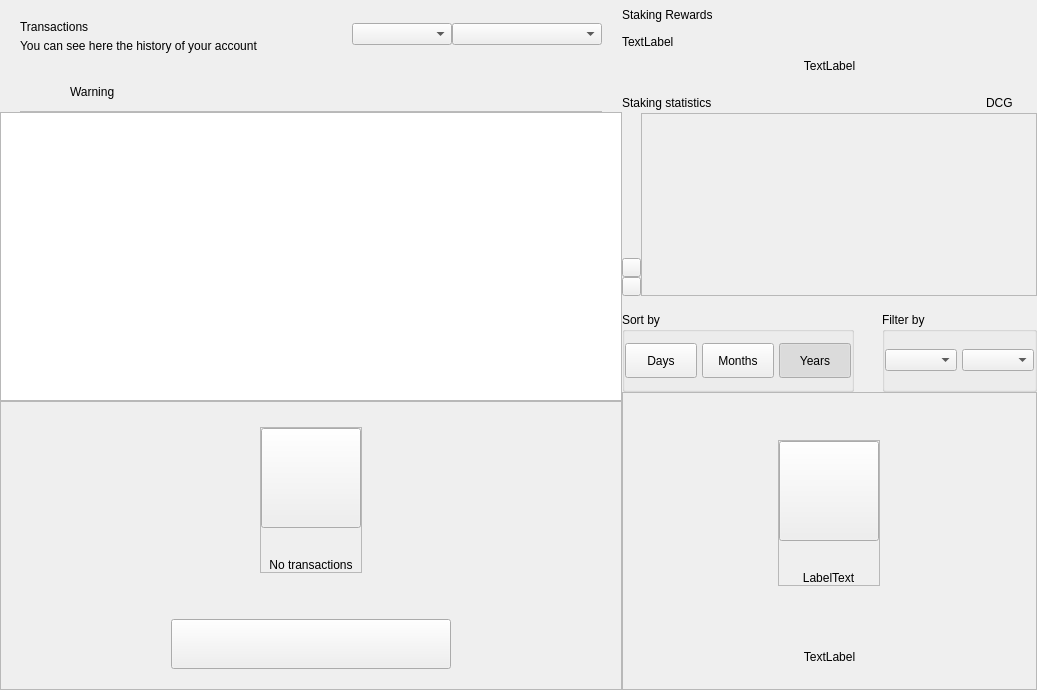
<?xml version="1.0" encoding="UTF-8"?>
<ui version="4.0">
 <class>DashboardWidget</class>
 <widget class="QWidget" name="DashboardWidget">
  <property name="geometry">
   <rect>
    <x>0</x>
    <y>0</y>
    <width>1037</width>
    <height>690</height>
   </rect>
  </property>
  <property name="windowTitle">
   <string>Form</string>
  </property>
  <layout class="QHBoxLayout" name="horizontalLayout_2" stretch="3,2">
   <property name="spacing">
    <number>0</number>
   </property>
   <property name="leftMargin">
    <number>0</number>
   </property>
   <property name="topMargin">
    <number>0</number>
   </property>
   <property name="rightMargin">
    <number>0</number>
   </property>
   <property name="bottomMargin">
    <number>0</number>
   </property>
   <item>
    <widget class="QWidget" name="left" native="true">
     <layout class="QVBoxLayout" name="left_2">
      <property name="spacing">
       <number>0</number>
      </property>
      <property name="leftMargin">
       <number>0</number>
      </property>
      <property name="topMargin">
       <number>0</number>
      </property>
      <property name="rightMargin">
       <number>0</number>
      </property>
      <property name="bottomMargin">
       <number>0</number>
      </property>
      <item>
       <layout class="QVBoxLayout" name="verticalLayout22">
        <property name="spacing">
         <number>0</number>
        </property>
        <property name="leftMargin">
         <number>20</number>
        </property>
        <property name="topMargin">
         <number>15</number>
        </property>
        <property name="rightMargin">
         <number>20</number>
        </property>
        <item>
         <widget class="QFrame" name="left_top_container">
          <layout class="QHBoxLayout" name="horizontalLayout">
           <property name="spacing">
            <number>0</number>
           </property>
           <property name="leftMargin">
            <number>0</number>
           </property>
           <property name="topMargin">
            <number>0</number>
           </property>
           <property name="rightMargin">
            <number>0</number>
           </property>
           <property name="bottomMargin">
            <number>0</number>
           </property>
           <item>
            <layout class="QVBoxLayout" name="verticalLayout_5">
             <property name="spacing">
              <number>5</number>
             </property>
             <property name="topMargin">
              <number>5</number>
             </property>
             <item>
              <widget class="QLabel" name="labelTitle">
               <property name="text">
                <string>Transactions</string>
               </property>
              </widget>
             </item>
             <item>
              <widget class="QLabel" name="labelSubtitle">
               <property name="text">
                <string>You can see here the history of your account</string>
               </property>
               <property name="alignment">
                <set>Qt::AlignLeading|Qt::AlignLeft|Qt::AlignVCenter</set>
               </property>
              </widget>
             </item>
            </layout>
           </item>
           <item>
            <spacer name="horizontalSpacer">
             <property name="orientation">
              <enum>Qt::Horizontal</enum>
             </property>
             <property name="sizeHint" stdset="0">
              <size>
               <width>40</width>
               <height>20</height>
              </size>
             </property>
            </spacer>
           </item>
           <item>
            <widget class="QComboBox" name="comboBoxSortType">
             <property name="minimumSize">
              <size>
               <width>100</width>
               <height>0</height>
              </size>
             </property>
            </widget>
           </item>
           <item>
            <widget class="QComboBox" name="comboBoxSort">
             <property name="minimumSize">
              <size>
               <width>150</width>
               <height>0</height>
              </size>
             </property>
            </widget>
           </item>
          </layout>
         </widget>
        </item>
       </layout>
      </item>
      <item>
       <spacer name="verticalSpacer">
        <property name="orientation">
         <enum>Qt::Vertical</enum>
        </property>
        <property name="sizeType">
         <enum>QSizePolicy::Fixed</enum>
        </property>
        <property name="sizeHint" stdset="0">
         <size>
          <width>20</width>
          <height>20</height>
         </size>
        </property>
       </spacer>
      </item>
      <item>
       <widget class="QWidget" name="layoutWarning" native="true">
        <layout class="QVBoxLayout" name="verticalLayout_3">
         <property name="spacing">
          <number>0</number>
         </property>
         <property name="leftMargin">
          <number>0</number>
         </property>
         <property name="topMargin">
          <number>0</number>
         </property>
         <property name="rightMargin">
          <number>0</number>
         </property>
         <property name="bottomMargin">
          <number>0</number>
         </property>
         <item>
          <widget class="QWidget" name="containerWarning" native="true">
           <layout class="QVBoxLayout" name="verticalLayout_21">
            <property name="spacing">
             <number>9</number>
            </property>
            <property name="leftMargin">
             <number>20</number>
            </property>
            <property name="topMargin">
             <number>9</number>
            </property>
            <property name="rightMargin">
             <number>20</number>
            </property>
            <property name="bottomMargin">
             <number>0</number>
            </property>
            <item>
             <widget class="QFrame" name="frameWarning">
              <property name="styleSheet">
               <string notr="true">border:none;</string>
              </property>
              <property name="frameShape">
               <enum>QFrame::StyledPanel</enum>
              </property>
              <property name="frameShadow">
               <enum>QFrame::Raised</enum>
              </property>
              <layout class="QHBoxLayout" name="horizontalLayout11" stretch="0,0,2">
               <property name="leftMargin">
                <number>0</number>
               </property>
               <property name="topMargin">
                <number>0</number>
               </property>
               <property name="rightMargin">
                <number>0</number>
               </property>
               <property name="bottomMargin">
                <number>0</number>
               </property>
               <item alignment="Qt::AlignVCenter">
                <widget class="QPushButton" name="imgWarning">
                 <property name="styleSheet">
                  <string notr="true">border:none;</string>
                 </property>
                 <property name="text">
                  <string/>
                 </property>
                 <property name="iconSize">
                  <size>
                   <width>24</width>
                   <height>24</height>
                  </size>
                 </property>
                </widget>
               </item>
               <item>
                <spacer name="horizontalSpacer_3">
                 <property name="orientation">
                  <enum>Qt::Horizontal</enum>
                 </property>
                 <property name="sizeType">
                  <enum>QSizePolicy::Fixed</enum>
                 </property>
                 <property name="sizeHint" stdset="0">
                  <size>
                   <width>12</width>
                   <height>20</height>
                  </size>
                 </property>
                </spacer>
               </item>
               <item alignment="Qt::AlignVCenter">
                <widget class="QLabel" name="lblWarning">
                 <property name="styleSheet">
                  <string notr="true"/>
                 </property>
                 <property name="text">
                  <string>Warning</string>
                 </property>
                 <property name="alignment">
                  <set>Qt::AlignBottom|Qt::AlignLeading|Qt::AlignLeft</set>
                 </property>
                </widget>
               </item>
              </layout>
             </widget>
            </item>
            <item>
             <widget class="QLabel" name="lblDivisory">
              <property name="minimumSize">
               <size>
                <width>0</width>
                <height>1</height>
               </size>
              </property>
              <property name="maximumSize">
               <size>
                <width>16777215</width>
                <height>1</height>
               </size>
              </property>
              <property name="styleSheet">
               <string notr="true">background-color:#bababa;</string>
              </property>
              <property name="text">
               <string/>
              </property>
              <property name="alignment">
               <set>Qt::AlignBottom|Qt::AlignLeading|Qt::AlignLeft</set>
              </property>
             </widget>
            </item>
           </layout>
          </widget>
         </item>
        </layout>
       </widget>
      </item>
      <item>
       <widget class="QListView" name="listTransactions">
        <property name="mouseTracking">
         <bool>true</bool>
        </property>
        <property name="selectionBehavior">
         <enum>QAbstractItemView::SelectItems</enum>
        </property>
        <property name="verticalScrollMode">
         <enum>QAbstractItemView::ScrollPerItem</enum>
        </property>
       </widget>
      </item>
      <item>
       <widget class="QFrame" name="emptyContainer">
        <property name="minimumSize">
         <size>
          <width>0</width>
          <height>100</height>
         </size>
        </property>
        <property name="frameShape">
         <enum>QFrame::StyledPanel</enum>
        </property>
        <property name="frameShadow">
         <enum>QFrame::Raised</enum>
        </property>
        <layout class="QVBoxLayout" name="verticalLayout_7" stretch="1,8,0,0">
         <property name="spacing">
          <number>0</number>
         </property>
         <property name="leftMargin">
          <number>0</number>
         </property>
         <property name="topMargin">
          <number>0</number>
         </property>
         <property name="rightMargin">
          <number>0</number>
         </property>
         <property name="bottomMargin">
          <number>20</number>
         </property>
         <item>
          <spacer name="verticalSpacer12">
           <property name="orientation">
            <enum>Qt::Vertical</enum>
           </property>
           <property name="sizeHint" stdset="0">
            <size>
             <width>20</width>
             <height>20</height>
            </size>
           </property>
          </spacer>
         </item>
         <item alignment="Qt::AlignHCenter|Qt::AlignVCenter">
          <widget class="QFrame" name="emptyScreen">
           <property name="sizePolicy">
            <sizepolicy hsizetype="Expanding" vsizetype="Expanding">
             <horstretch>0</horstretch>
             <verstretch>0</verstretch>
            </sizepolicy>
           </property>
           <property name="frameShape">
            <enum>QFrame::StyledPanel</enum>
           </property>
           <property name="frameShadow">
            <enum>QFrame::Raised</enum>
           </property>
           <layout class="QVBoxLayout" name="verticalLayout12">
            <property name="spacing">
             <number>30</number>
            </property>
            <property name="leftMargin">
             <number>0</number>
            </property>
            <property name="topMargin">
             <number>0</number>
            </property>
            <property name="rightMargin">
             <number>0</number>
            </property>
            <property name="bottomMargin">
             <number>0</number>
            </property>
            <item alignment="Qt::AlignHCenter|Qt::AlignVCenter">
             <widget class="QPushButton" name="pushImgEmpty">
              <property name="minimumSize">
               <size>
                <width>100</width>
                <height>100</height>
               </size>
              </property>
              <property name="maximumSize">
               <size>
                <width>100</width>
                <height>100</height>
               </size>
              </property>
              <property name="focusPolicy">
               <enum>Qt::NoFocus</enum>
              </property>
              <property name="text">
               <string/>
              </property>
              <property name="iconSize">
               <size>
                <width>100</width>
                <height>100</height>
               </size>
              </property>
             </widget>
            </item>
            <item alignment="Qt::AlignHCenter|Qt::AlignVCenter">
             <widget class="QLabel" name="labelEmpty">
              <property name="styleSheet">
               <string notr="true"/>
              </property>
              <property name="text">
               <string>No transactions</string>
              </property>
              <property name="alignment">
               <set>Qt::AlignCenter</set>
              </property>
             </widget>
            </item>
           </layout>
          </widget>
         </item>
         <item>
          <spacer name="verticalSpacer_21">
           <property name="orientation">
            <enum>Qt::Vertical</enum>
           </property>
           <property name="sizeHint" stdset="0">
            <size>
             <width>20</width>
             <height>40</height>
            </size>
           </property>
          </spacer>
         </item>
         <item alignment="Qt::AlignHCenter">
          <widget class="QPushButton" name="btnHowTo">
           <property name="minimumSize">
            <size>
             <width>280</width>
             <height>50</height>
            </size>
           </property>
           <property name="focusPolicy">
            <enum>Qt::NoFocus</enum>
           </property>
           <property name="text">
            <string/>
           </property>
          </widget>
         </item>
        </layout>
       </widget>
      </item>
     </layout>
    </widget>
   </item>
   <item>
    <widget class="QWidget" name="right" native="true">
     <property name="minimumSize">
      <size>
       <width>200</width>
       <height>0</height>
      </size>
     </property>
     <layout class="QVBoxLayout" name="verticalLayout_31">
      <property name="spacing">
       <number>0</number>
      </property>
      <property name="leftMargin">
       <number>0</number>
      </property>
      <property name="topMargin">
       <number>0</number>
      </property>
      <property name="rightMargin">
       <number>0</number>
      </property>
      <property name="bottomMargin">
       <number>0</number>
      </property>
      <item>
       <layout class="QVBoxLayout" name="verticalLayout_2" stretch="0,0,0,0,0,0,0">
        <property name="spacing">
         <number>0</number>
        </property>
        <item>
         <layout class="QHBoxLayout" name="horizontalLayout_3">
          <property name="spacing">
           <number>0</number>
          </property>
          <item>
           <layout class="QVBoxLayout" name="verticalLayout_6">
            <property name="spacing">
             <number>5</number>
            </property>
            <item>
             <widget class="QLabel" name="labelTitle2">
              <property name="minimumSize">
               <size>
                <width>0</width>
                <height>30</height>
               </size>
              </property>
              <property name="text">
               <string>Staking Rewards</string>
              </property>
             </widget>
            </item>
            <item>
             <widget class="QLabel" name="labelMessage">
              <property name="text">
               <string>TextLabel</string>
              </property>
             </widget>
            </item>
           </layout>
          </item>
          <item>
           <spacer name="horizontalSpacer_2">
            <property name="orientation">
             <enum>Qt::Horizontal</enum>
            </property>
            <property name="sizeType">
             <enum>QSizePolicy::MinimumExpanding</enum>
            </property>
            <property name="sizeHint" stdset="0">
             <size>
              <width>20</width>
              <height>20</height>
             </size>
            </property>
           </spacer>
          </item>
         </layout>
        </item>
        <item>
         <spacer name="verticalSpacer_4">
          <property name="orientation">
           <enum>Qt::Vertical</enum>
          </property>
          <property name="sizeType">
           <enum>QSizePolicy::Fixed</enum>
          </property>
          <property name="sizeHint" stdset="0">
           <size>
            <width>20</width>
            <height>10</height>
           </size>
          </property>
         </spacer>
        </item>
        <item>
         <layout class="QHBoxLayout" name="horizontalLayout_5" stretch="0">
          <property name="spacing">
           <number>0</number>
          </property>
          <item>
           <widget class="QLabel" name="labelAmountPiv">
            <property name="text">
             <string>TextLabel</string>
            </property>
            <property name="alignment">
             <set>Qt::AlignCenter</set>
            </property>
           </widget>
          </item>
         </layout>
        </item>
        <item>
         <spacer name="verticalSpacer_6">
          <property name="orientation">
           <enum>Qt::Vertical</enum>
          </property>
          <property name="sizeType">
           <enum>QSizePolicy::Fixed</enum>
          </property>
          <property name="sizeHint" stdset="0">
           <size>
            <width>20</width>
            <height>20</height>
           </size>
          </property>
         </spacer>
        </item>
        <item>
         <widget class="QWidget" name="layoutChart" native="true">
          <layout class="QVBoxLayout" name="verticalLayout_8" stretch="3,0">
           <property name="spacing">
            <number>16</number>
           </property>
           <property name="leftMargin">
            <number>0</number>
           </property>
           <property name="topMargin">
            <number>0</number>
           </property>
           <property name="rightMargin">
            <number>0</number>
           </property>
           <property name="bottomMargin">
            <number>0</number>
           </property>
           <item>
            <widget class="QWidget" name="verticalWidgetChart" native="true">
             <property name="minimumSize">
              <size>
               <width>0</width>
               <height>190</height>
              </size>
             </property>
             <property name="maximumSize">
              <size>
               <width>16777215</width>
               <height>16777215</height>
              </size>
             </property>
             <layout class="QVBoxLayout" name="verticalLayout_4" stretch="1,5">
              <property name="spacing">
               <number>0</number>
              </property>
              <property name="leftMargin">
               <number>0</number>
              </property>
              <property name="topMargin">
               <number>0</number>
              </property>
              <property name="rightMargin">
               <number>0</number>
              </property>
              <property name="bottomMargin">
               <number>0</number>
              </property>
              <item>
               <layout class="QHBoxLayout" name="horizontalLayout_4">
                <item>
                 <widget class="QLabel" name="labelChart">
                  <property name="text">
                   <string>Staking statistics</string>
                  </property>
                 </widget>
                </item>
                <item>
                 <spacer name="horizontalSpacer_4">
                  <property name="orientation">
                   <enum>Qt::Horizontal</enum>
                  </property>
                  <property name="sizeHint" stdset="0">
                   <size>
                    <width>40</width>
                    <height>20</height>
                   </size>
                  </property>
                 </spacer>
                </item>
                <item>
                 <widget class="QLabel" name="labelSquarePiv">
                  <property name="minimumSize">
                   <size>
                    <width>14</width>
                    <height>14</height>
                   </size>
                  </property>
                  <property name="maximumSize">
                   <size>
                    <width>14</width>
                    <height>14</height>
                   </size>
                  </property>
                  <property name="text">
                   <string/>
                  </property>
                 </widget>
                </item>
                <item>
                 <widget class="QLabel" name="labelPiv">
                  <property name="text">
                   <string>DCG</string>
                  </property>
                 </widget>
                </item>
                <item>
                 <spacer name="horizontalSpacer_5">
                  <property name="orientation">
                   <enum>Qt::Horizontal</enum>
                  </property>
                  <property name="sizeType">
                   <enum>QSizePolicy::Fixed</enum>
                  </property>
                  <property name="sizeHint" stdset="0">
                   <size>
                    <width>10</width>
                    <height>20</height>
                   </size>
                  </property>
                 </spacer>
                </item>
                <item>
                 <widget class="QLabel" name="labelSquarezPiv">
                  <property name="minimumSize">
                   <size>
                    <width>14</width>
                    <height>14</height>
                   </size>
                  </property>
                  <property name="maximumSize">
                   <size>
                    <width>14</width>
                    <height>14</height>
                   </size>
                  </property>
                  <property name="text">
                   <string/>
                  </property>
                 </widget>
                </item>
               </layout>
              </item>
              <item>
               <widget class="QWidget" name="chartContainer2" native="true">
                <property name="minimumSize">
                 <size>
                  <width>0</width>
                  <height>150</height>
                 </size>
                </property>
                <property name="styleSheet">
                 <string notr="true">#chartContainer{padding:0px; margin:0px;}</string>
                </property>
                <layout class="QHBoxLayout" name="horizontalLayout_11">
                 <property name="spacing">
                  <number>0</number>
                 </property>
                 <property name="leftMargin">
                  <number>0</number>
                 </property>
                 <property name="topMargin">
                  <number>0</number>
                 </property>
                 <property name="rightMargin">
                  <number>0</number>
                 </property>
                 <property name="bottomMargin">
                  <number>0</number>
                 </property>
                 <item>
                  <widget class="QWidget" name="containerChartArrow" native="true">
                   <property name="sizePolicy">
                    <sizepolicy hsizetype="Fixed" vsizetype="Preferred">
                     <horstretch>0</horstretch>
                     <verstretch>0</verstretch>
                    </sizepolicy>
                   </property>
                   <property name="minimumSize">
                    <size>
                     <width>19</width>
                     <height>0</height>
                    </size>
                   </property>
                   <property name="maximumSize">
                    <size>
                     <width>19</width>
                     <height>16777215</height>
                    </size>
                   </property>
                   <property name="styleSheet">
                    <string notr="true">#widget{
	padding:0px;
	margin:0px;
}</string>
                   </property>
                   <layout class="QVBoxLayout" name="verticalLayout_10">
                    <property name="spacing">
                     <number>0</number>
                    </property>
                    <property name="leftMargin">
                     <number>0</number>
                    </property>
                    <property name="rightMargin">
                     <number>0</number>
                    </property>
                    <property name="bottomMargin">
                     <number>0</number>
                    </property>
                    <item>
                     <spacer name="verticalSpacer_3">
                      <property name="orientation">
                       <enum>Qt::Vertical</enum>
                      </property>
                      <property name="sizeHint" stdset="0">
                       <size>
                        <width>20</width>
                        <height>127</height>
                       </size>
                      </property>
                     </spacer>
                    </item>
                    <item alignment="Qt::AlignVCenter">
                     <widget class="QWidget" name="containerArrows" native="true">
                      <layout class="QVBoxLayout" name="horizontalLayout_6" stretch="0,0">
                       <property name="spacing">
                        <number>0</number>
                       </property>
                       <property name="leftMargin">
                        <number>0</number>
                       </property>
                       <property name="topMargin">
                        <number>0</number>
                       </property>
                       <property name="rightMargin">
                        <number>0</number>
                       </property>
                       <property name="bottomMargin">
                        <number>0</number>
                       </property>
                       <item>
                        <widget class="QPushButton" name="pushButtonChartArrow">
                         <property name="minimumSize">
                          <size>
                           <width>19</width>
                           <height>19</height>
                          </size>
                         </property>
                         <property name="maximumSize">
                          <size>
                           <width>19</width>
                           <height>19</height>
                          </size>
                         </property>
                         <property name="focusPolicy">
                          <enum>Qt::NoFocus</enum>
                         </property>
                         <property name="styleSheet">
                          <string notr="true"/>
                         </property>
                         <property name="text">
                          <string/>
                         </property>
                        </widget>
                       </item>
                       <item>
                        <widget class="QPushButton" name="pushButtonChartRight">
                         <property name="minimumSize">
                          <size>
                           <width>19</width>
                           <height>19</height>
                          </size>
                         </property>
                         <property name="maximumSize">
                          <size>
                           <width>19</width>
                           <height>19</height>
                          </size>
                         </property>
                         <property name="focusPolicy">
                          <enum>Qt::NoFocus</enum>
                         </property>
                         <property name="styleSheet">
                          <string notr="true"/>
                         </property>
                         <property name="text">
                          <string/>
                         </property>
                        </widget>
                       </item>
                      </layout>
                     </widget>
                    </item>
                   </layout>
                  </widget>
                 </item>
                 <item>
                  <widget class="QFrame" name="chartContainer">
                   <property name="sizePolicy">
                    <sizepolicy hsizetype="Expanding" vsizetype="Preferred">
                     <horstretch>0</horstretch>
                     <verstretch>0</verstretch>
                    </sizepolicy>
                   </property>
                   <property name="styleSheet">
                    <string notr="true">padding:0px;
margin:0px;</string>
                   </property>
                   <property name="frameShape">
                    <enum>QFrame::StyledPanel</enum>
                   </property>
                   <property name="frameShadow">
                    <enum>QFrame::Raised</enum>
                   </property>
                  </widget>
                 </item>
                </layout>
               </widget>
              </item>
             </layout>
            </widget>
           </item>
           <item alignment="Qt::AlignVCenter">
            <widget class="QWidget" name="containerSort" native="true">
             <layout class="QHBoxLayout" name="horizontalLayout_6" stretch="3,2">
              <property name="spacing">
               <number>28</number>
              </property>
              <property name="leftMargin">
               <number>0</number>
              </property>
              <property name="topMargin">
               <number>0</number>
              </property>
              <property name="rightMargin">
               <number>0</number>
              </property>
              <property name="bottomMargin">
               <number>0</number>
              </property>
              <item>
               <widget class="QGroupBox" name="groupBoxChart">
                <property name="minimumSize">
                 <size>
                  <width>0</width>
                  <height>80</height>
                 </size>
                </property>
                <property name="maximumSize">
                 <size>
                  <width>16777215</width>
                  <height>80</height>
                 </size>
                </property>
                <property name="title">
                 <string>Sort by</string>
                </property>
                <layout class="QHBoxLayout" name="horizontalLayout_7">
                 <property name="spacing">
                  <number>5</number>
                 </property>
                 <property name="leftMargin">
                  <number>0</number>
                 </property>
                 <property name="rightMargin">
                  <number>0</number>
                 </property>
                 <item>
                  <widget class="QPushButton" name="pushButtonMonth">
                   <property name="minimumSize">
                    <size>
                     <width>50</width>
                     <height>35</height>
                    </size>
                   </property>
                   <property name="maximumSize">
                    <size>
                     <width>16777215</width>
                     <height>16777215</height>
                    </size>
                   </property>
                   <property name="focusPolicy">
                    <enum>Qt::NoFocus</enum>
                   </property>
                   <property name="text">
                    <string>Days</string>
                   </property>
                   <property name="checkable">
                    <bool>true</bool>
                   </property>
                   <property name="autoExclusive">
                    <bool>true</bool>
                   </property>
                  </widget>
                 </item>
                 <item>
                  <widget class="QPushButton" name="pushButtonYear">
                   <property name="minimumSize">
                    <size>
                     <width>50</width>
                     <height>35</height>
                    </size>
                   </property>
                   <property name="maximumSize">
                    <size>
                     <width>16777215</width>
                     <height>16777215</height>
                    </size>
                   </property>
                   <property name="focusPolicy">
                    <enum>Qt::NoFocus</enum>
                   </property>
                   <property name="text">
                    <string>Months</string>
                   </property>
                   <property name="checkable">
                    <bool>true</bool>
                   </property>
                   <property name="autoExclusive">
                    <bool>true</bool>
                   </property>
                  </widget>
                 </item>
                 <item>
                  <widget class="QPushButton" name="pushButtonAll">
                   <property name="sizePolicy">
                    <sizepolicy hsizetype="Preferred" vsizetype="Fixed">
                     <horstretch>0</horstretch>
                     <verstretch>0</verstretch>
                    </sizepolicy>
                   </property>
                   <property name="minimumSize">
                    <size>
                     <width>50</width>
                     <height>35</height>
                    </size>
                   </property>
                   <property name="maximumSize">
                    <size>
                     <width>16777215</width>
                     <height>16777215</height>
                    </size>
                   </property>
                   <property name="focusPolicy">
                    <enum>Qt::NoFocus</enum>
                   </property>
                   <property name="text">
                    <string>Years</string>
                   </property>
                   <property name="checkable">
                    <bool>true</bool>
                   </property>
                   <property name="checked">
                    <bool>true</bool>
                   </property>
                   <property name="autoExclusive">
                    <bool>true</bool>
                   </property>
                  </widget>
                 </item>
                </layout>
               </widget>
              </item>
              <item>
               <widget class="QGroupBox" name="container_chart_dropboxes">
                <property name="minimumSize">
                 <size>
                  <width>55</width>
                  <height>80</height>
                 </size>
                </property>
                <property name="maximumSize">
                 <size>
                  <width>16777215</width>
                  <height>80</height>
                 </size>
                </property>
                <property name="title">
                 <string>Filter by</string>
                </property>
                <layout class="QHBoxLayout" name="horizontalLayout_8" stretch="1,1">
                 <property name="spacing">
                  <number>5</number>
                 </property>
                 <property name="leftMargin">
                  <number>0</number>
                 </property>
                 <property name="topMargin">
                  <number>0</number>
                 </property>
                 <property name="rightMargin">
                  <number>0</number>
                 </property>
                 <property name="bottomMargin">
                  <number>0</number>
                 </property>
                 <item>
                  <widget class="QWidget" name="containerBoxMonths" native="true">
                   <property name="minimumSize">
                    <size>
                     <width>55</width>
                     <height>0</height>
                    </size>
                   </property>
                   <layout class="QHBoxLayout" name="horizontalLayout_9">
                    <property name="spacing">
                     <number>0</number>
                    </property>
                    <property name="leftMargin">
                     <number>0</number>
                    </property>
                    <property name="topMargin">
                     <number>0</number>
                    </property>
                    <property name="rightMargin">
                     <number>0</number>
                    </property>
                    <property name="bottomMargin">
                     <number>0</number>
                    </property>
                    <item>
                     <widget class="QComboBox" name="comboBoxMonths">
                      <property name="minimumSize">
                       <size>
                        <width>55</width>
                        <height>0</height>
                       </size>
                      </property>
                     </widget>
                    </item>
                   </layout>
                  </widget>
                 </item>
                 <item>
                  <widget class="QWidget" name="containerBoxYears" native="true">
                   <property name="sizePolicy">
                    <sizepolicy hsizetype="Preferred" vsizetype="Preferred">
                     <horstretch>0</horstretch>
                     <verstretch>0</verstretch>
                    </sizepolicy>
                   </property>
                   <property name="minimumSize">
                    <size>
                     <width>50</width>
                     <height>0</height>
                    </size>
                   </property>
                   <layout class="QHBoxLayout" name="horizontalLayout_10">
                    <property name="spacing">
                     <number>0</number>
                    </property>
                    <property name="leftMargin">
                     <number>0</number>
                    </property>
                    <property name="topMargin">
                     <number>0</number>
                    </property>
                    <property name="rightMargin">
                     <number>0</number>
                    </property>
                    <property name="bottomMargin">
                     <number>0</number>
                    </property>
                    <item>
                     <widget class="QComboBox" name="comboBoxYears">
                      <property name="minimumSize">
                       <size>
                        <width>40</width>
                        <height>0</height>
                       </size>
                      </property>
                     </widget>
                    </item>
                   </layout>
                  </widget>
                 </item>
                </layout>
               </widget>
              </item>
             </layout>
            </widget>
           </item>
          </layout>
         </widget>
        </item>
        <item>
         <widget class="QFrame" name="emptyContainerChart">
          <property name="minimumSize">
           <size>
            <width>0</width>
            <height>100</height>
           </size>
          </property>
          <property name="frameShape">
           <enum>QFrame::StyledPanel</enum>
          </property>
          <property name="frameShadow">
           <enum>QFrame::Raised</enum>
          </property>
          <layout class="QVBoxLayout" name="verticalLayout_71" stretch="1,8,0,0">
           <property name="spacing">
            <number>0</number>
           </property>
           <property name="leftMargin">
            <number>0</number>
           </property>
           <property name="topMargin">
            <number>0</number>
           </property>
           <property name="rightMargin">
            <number>0</number>
           </property>
           <property name="bottomMargin">
            <number>25</number>
           </property>
           <item>
            <spacer name="verticalSpacer11">
             <property name="orientation">
              <enum>Qt::Vertical</enum>
             </property>
             <property name="sizeHint" stdset="0">
              <size>
               <width>20</width>
               <height>20</height>
              </size>
             </property>
            </spacer>
           </item>
           <item alignment="Qt::AlignHCenter|Qt::AlignVCenter">
            <widget class="QFrame" name="emptyScreen1">
             <property name="sizePolicy">
              <sizepolicy hsizetype="Expanding" vsizetype="Expanding">
               <horstretch>0</horstretch>
               <verstretch>0</verstretch>
              </sizepolicy>
             </property>
             <property name="frameShape">
              <enum>QFrame::StyledPanel</enum>
             </property>
             <property name="frameShadow">
              <enum>QFrame::Raised</enum>
             </property>
             <layout class="QVBoxLayout" name="verticalLayout">
              <property name="spacing">
               <number>30</number>
              </property>
              <property name="leftMargin">
               <number>0</number>
              </property>
              <property name="topMargin">
               <number>0</number>
              </property>
              <property name="rightMargin">
               <number>0</number>
              </property>
              <property name="bottomMargin">
               <number>0</number>
              </property>
              <item alignment="Qt::AlignHCenter|Qt::AlignVCenter">
               <widget class="QPushButton" name="pushImgEmptyChart">
                <property name="minimumSize">
                 <size>
                  <width>100</width>
                  <height>100</height>
                 </size>
                </property>
                <property name="maximumSize">
                 <size>
                  <width>100</width>
                  <height>100</height>
                 </size>
                </property>
                <property name="focusPolicy">
                 <enum>Qt::NoFocus</enum>
                </property>
                <property name="text">
                 <string/>
                </property>
                <property name="iconSize">
                 <size>
                  <width>100</width>
                  <height>100</height>
                 </size>
                </property>
               </widget>
              </item>
              <item alignment="Qt::AlignHCenter|Qt::AlignVCenter">
               <widget class="QLabel" name="labelEmptyChart">
                <property name="styleSheet">
                 <string notr="true"/>
                </property>
                <property name="text">
                 <string>LabelText</string>
                </property>
                <property name="alignment">
                 <set>Qt::AlignCenter</set>
                </property>
               </widget>
              </item>
             </layout>
            </widget>
           </item>
           <item>
            <spacer name="verticalSpacer_2">
             <property name="orientation">
              <enum>Qt::Vertical</enum>
             </property>
             <property name="sizeHint" stdset="0">
              <size>
               <width>20</width>
               <height>40</height>
              </size>
             </property>
            </spacer>
           </item>
           <item>
            <widget class="QLabel" name="labelMessageEmpty">
             <property name="styleSheet">
              <string notr="true">#labelMessageEmpty {
	padding-left:30px;
	padding-right:30px;
}</string>
             </property>
             <property name="text">
              <string>TextLabel</string>
             </property>
             <property name="alignment">
              <set>Qt::AlignCenter</set>
             </property>
             <property name="wordWrap">
              <bool>true</bool>
             </property>
            </widget>
           </item>
          </layout>
         </widget>
        </item>
        <item>
         <widget class="QWidget" name="layoutShadow" native="true">
          <layout class="QVBoxLayout" name="verticalLayout_9">
           <property name="spacing">
            <number>0</number>
           </property>
           <property name="leftMargin">
            <number>0</number>
           </property>
           <property name="topMargin">
            <number>0</number>
           </property>
           <property name="rightMargin">
            <number>0</number>
           </property>
           <property name="bottomMargin">
            <number>0</number>
           </property>
          </layout>
         </widget>
        </item>
       </layout>
      </item>
     </layout>
    </widget>
   </item>
  </layout>
 </widget>
 <resources/>
 <connections/>
</ui>
